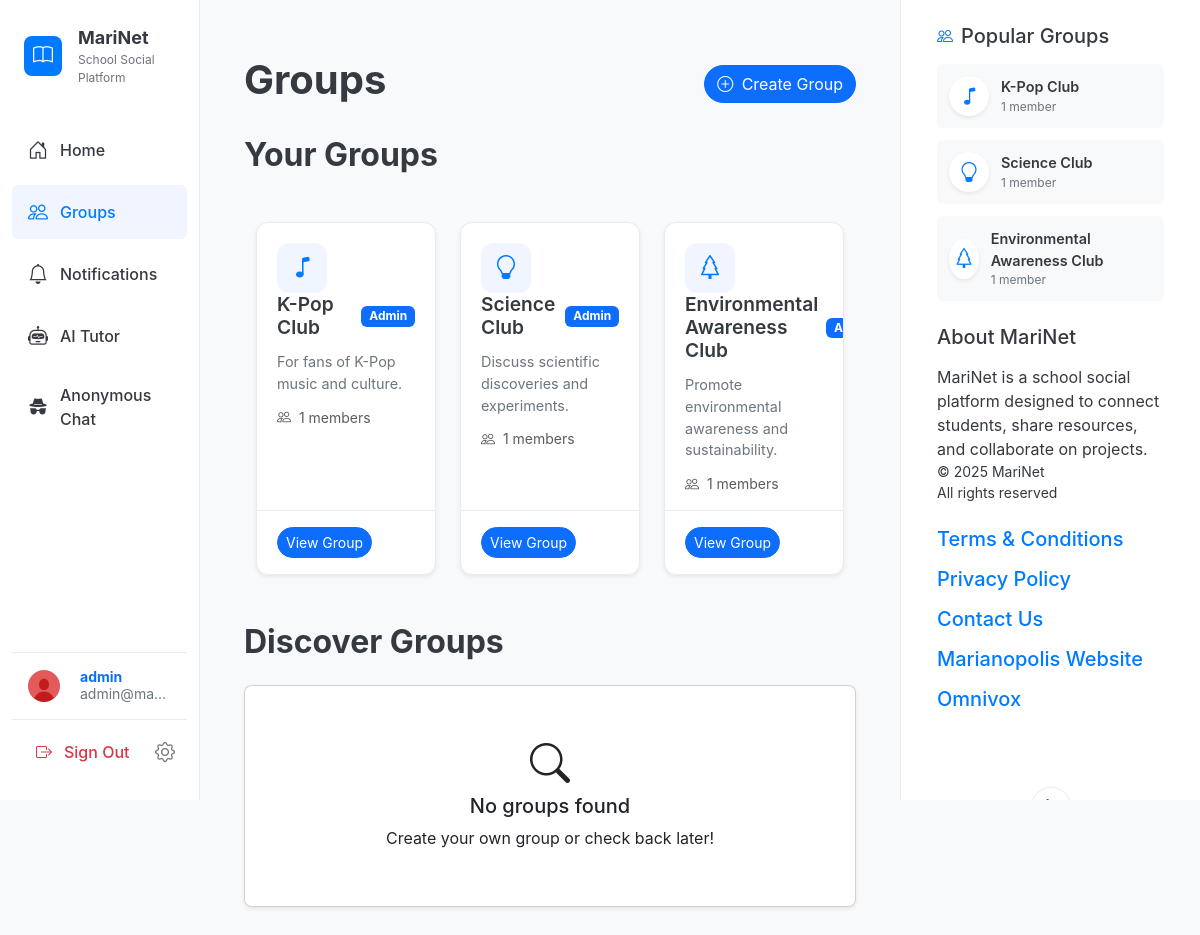
/groups (signed in), run on the app's committed database.
### app.py (models this page shows, shortened)
class User(db.Model, UserMixin):
    id = db.Column(db.String(36), primary_key=True, default=lambda: str(uuid.uuid4()))
    username = db.Column(db.String(80), unique=True, nullable=False)
    email = db.Column(db.String(120), unique=True, nullable=False)
    password = db.Column(db.String(200), nullable=False)
    avatar_url = db.Column(db.String(500), nullable=True, default='/static/default_avatar.jpg')
    bio = db.Column(db.Text, nullable=True)
    created_at = db.Column(db.DateTime, default=get_est_time)
    posts = db.relationship('Post', backref='user', lazy=True)
    group_posts = db.relationship('GroupPost', backref='user', lazy=True)
    groups = db.relationship('Group', secondary=group_members, backref=db.backref('members', lazy='dynamic'))

class Group(db.Model):
    id = db.Column(db.String(36), primary_key=True, default=lambda: str(uuid.uuid4()))
    name = db.Column(db.String(100), nullable=False)
    description = db.Column(db.Text, nullable=True)
    icon = db.Column(db.String(50), nullable=False, default='people')
    created_at = db.Column(db.DateTime, default=get_est_time)
    created_by = db.Column(db.String(36), db.ForeignKey('user.id'), nullable=False)
    posts = db.relationship('GroupPost', backref='group', lazy=True)
    @property
    def members_count(self):
        return self.members.count()
    def is_member(self, user):
        return self.members.filter_by(id=user.id).first() is not None
    def is_admin(self, user):
        membership = db.session.query(group_members).filter_by(
            user_id=user.id,
            group_id=self.id
        ).first()
        return membership and membership.is_admin if membership else False

### routes.py (the view, shortened to what this page needs)
@app.route('/groups')
def groups():
    all_groups = Group.query.all()
    user_groups = []
    other_groups = []
    if current_user.is_authenticated:
        for group in all_groups:
            if group.is_member(current_user):
                user_groups.append({
                    'id': group.id,
                    'name': group.name,
                    'icon': group.icon,
                    'members_count': group.members_count,
                    'description': group.description,
                    'is_admin': group.is_admin(current_user)
                })
    return render_template('groups.html', user_groups=user_groups, other_groups=other_groups)

### app.py (called while the page is built)
@app.context_processor
def inject_popular_groups():
    def get_popular_groups(limit=3):
        groups = Group.query.all()
        groups_sorted = sorted(
            groups,
            key=lambda g: g.members.count(),
            reverse=True
        )
        return groups_sorted[:limit]
    return dict(get_popular_groups=get_popular_groups)

@login_manager.user_loader
def load_user(user_id):
    return User.query.get(user_id)

### templates/groups.html (shortened to what this page needs)
{% extends "base.html" %}
{% block content %}
<div class="container py-4">
    <div class="d-flex justify-content-between align-items-center mb-4">
        <h1 class="fw-bold">Groups</h1>
        {% if current_user.is_authenticated %}
        <button type="button" class="btn btn-primary rounded-pill" data-bs-toggle="modal" data-bs-target="#createGroupModal">
            <i class="bi bi-plus-circle me-1"></i> Create Group
        </button>
        {% else %}
        <a href="{{ url_for('login') }}" class="btn btn-primary rounded-pill">
            <i class="bi bi-box-arrow-in-right me-1"></i> Login to Create Group
        </a>
        {% endif %}
    </div>
    {% if current_user.is_authenticated and user_groups %}
    <section class="mb-5">
        <h2 class="mb-4 fw-bold">Your Groups</h2>
        <div class="row g-4">
            {% for group in user_groups %}
            <div class="col-md-4 col-lg-4">
                <div class="group-card">
                    <div class="group-card-header">
                        <div class="icon-wrapper">
                            <i class="bi bi-{{ group.icon }}"></i>
                        </div>
                        <div class="d-flex align-items-center">
                            <h3 class="group-title">{{ group.name }}</h3>
                            {% if group.is_admin %}
                            <span class="badge bg-primary ms-2">Admin</span>
                            {% endif %}
                        </div>
                    </div>
                    <div class="group-card-body">
                        <p class="group-description">{{ group.description }}</p>
                        <p class="text-muted small"><i class="bi bi-people me-1"></i> {{ group.members_count }} members</p>
                    </div>
                    <div class="group-card-footer">
                        <a href="{{ url_for('group_detail', group_id=group.id) }}" class="btn btn-primary btn-sm rounded-pill">View Group</a>
                    </div>
                </div>
            </div>
            {% endfor %}
        </div>
    </section>
    {% endif %}
    <section>
        <h2 class="mb-4 fw-bold">Discover Groups</h2>
        {% if not other_groups %}
        <div class="card rounded-3 shadow-sm">
            <div class="card-body text-center py-5">
                <i class="bi bi-search fs-1 card-title mb-3"></i>
                <h5>No groups found</h5>
                <p class="card-title">
                    {% if current_user.is_authenticated %}
                    Create your own group or check back later!
                    {% else %}
                    Login to create your own group or check back later!
                    {% endif %}
                </p>
            </div>
        </div>
        {% endif %}
    </section>
</div>
{% endblock %}

### templates/base.html (shortened to what this page needs)
<!DOCTYPE html>
<html lang="en">
<head>
    <link href="https://cdn.jsdelivr.net/npm/bootstrap@5.3.0-alpha1/dist/css/bootstrap.min.css" rel="stylesheet">
    <link rel="stylesheet" href="https://cdn.jsdelivr.net/npm/bootstrap-icons@1.8.0/font/bootstrap-icons.css">
    <link rel="stylesheet" href="{{ url_for('static', filename='css/style.css') }}">
</head>
<body>
    <div class="container-fluid">
        <div class="row">
            {% if current_user.is_authenticated %}
            <div class="col-md-3 col-lg-2 sidebar-container p-0">
                <div class="sidebar py-3">
                    <div class="app-brand mb-4 ps-4">
                        <a href="{{ url_for('index') }}" class="text-decoration-none d-flex align-items-center">
                            <div class="app-logo">
                                <i class="bi bi-book text-white"></i>
                            </div>
                            <div class="ms-3">
                                <div class="app-name">MariNet</div>
                                <div class="app-subtitle">School Social Platform</div>
                            </div>
                        </a>
                    </div>
                    <ul class="nav flex-column">
                        <li class="nav-item">
                            <a class="nav-link {% if request.path == url_for('feed') or request.path == url_for('index') %}active{% endif %}"
                               href="{{ url_for('feed') }}">
                                <i class="bi bi-house-door"></i>
                                <span>Home</span>
                            </a>
                        </li>
                        <li class="nav-item">
                            <a class="nav-link {% if '/groups' in request.path and not '/groups/' in request.path %}active{% endif %}"
                               href="{{ url_for('groups') }}">
                                <i class="bi bi-people"></i>
                                <span>Groups</span>
                            </a>
                        </li>
                        <li class="nav-item">
                            <a class="nav-link {% if request.path == url_for('notifications') %}active{% endif %}"
                               href="{{ url_for('notifications') }}">
                                <i class="bi bi-bell"></i>
                                <span>Notifications</span>
                            </a>
                        </li>
                        <li class="nav-item">
                            <a class="nav-link {% if request.path == url_for('ai_tutor') %}active{% endif %}"
                               href="{{ url_for('ai_tutor') }}">
                                <i class="bi bi-robot"></i>
                                <span>AI Tutor</span>
                            </a>
                        </li>
                        <li class="nav-item">
                            <a class="nav-link {% if request.path == url_for('anonymous_chat') %}active{% endif %}"
                               href="{{ url_for('anonymous_chat') }}">
                                <i class="bi bi-incognito"></i>
                                <span>Anonymous Chat</span>
                            </a>
                        </li>
                    </ul>
                    <div class="profile-section mt-auto">
                        <a href="{{ url_for('profile', user_id=current_user.id) }}" class="user-profile-link">
                            <img src="{{ current_user.avatar_url }}" alt="{{ current_user.username }}" class="avatar-sm rounded-circle">
                            <div class="user-info">
                                <div class="username" title="{{ current_user.username }}">{{ current_user.username }}</div>
                                <div class="user-email" title="{{ current_user.email }}">{{ current_user.email }}</div>
                            </div>
                        </a>
                    </div>
                    <div class="logout-section">
                        <a href="{{ url_for('logout') }}" class="logout-link">
                            <i class="bi bi-box-arrow-right"></i>
                            <span>Sign Out</span>
                        </a>
                        <a href="{{ url_for('settings') }}" class="settings-link">
                            <i class="bi bi-gear"></i>
                        </a>
                    </div>
                </div>
            </div>
            {% endif %}
            <div class="col-md-{% if current_user.is_authenticated %}6{% else %}12{% endif %} col-lg-{% if current_user.is_authenticated %}7{% else %}12{% endif %} main-content">
                {% block content %}{% endblock %}
            </div>
            {% if current_user.is_authenticated %}
            <div class="col-md-3 col-lg-3 right-sidebar-container">
                <div class="right-sidebar p-4">
                    <div class="popular-groups mb-4">
                        <div class="section-header d-flex align-items-center mb-3">
                            <i class="bi bi-people text-primary me-2"></i>
                            <h5 class="mb-0">Popular Groups</h5>
                        </div>
                        <div class="group-list">
                            {% for group in get_popular_groups() %}
                                <a href="{{ url_for('groups', group_id=group.id) }}" class="group-item">
                                    <div class="group-icon">
                                        <i class="bi bi-{{ group.icon }}"></i>
                                    </div>
                                    <div class="group-info">
                                        <div class="group-name">{{ group.name }}</div>
                                        <div class="group-members">{{ group.members_count }} member{{ 's' if group.members_count != 1 else '' }}</div>
                                    </div>
                                </a>
                            {% else %}
                                <div class="text-muted small">No groups available</div>
                            {% endfor %}
                        </div>
                    </div>
                    <div class="about-section">
                        <h5 class="mb-3">About MariNet</h5>
                        <p class="card-title">MariNet is a school social platform designed to connect students, share resources, and collaborate on projects.</p>
                        <p class="card-title small mb-0">© 2025 MariNet<br>All rights reserved</p>
                    </div>
                    <div class="terms mt-4">
                        <h5 class="mb-3"><a href="{{ url_for('terms') }}" target="_blank">Terms & Conditions</a></h5>
                        <h5 class="mb-3"><a href="{{ url_for('privacy') }}" target="_blank">Privacy Policy</a></h5>
                        <h5 class="mb-3"><a href="{{ url_for('contact') }}" target="_blank">Contact Us</a></h5>
                        <h5 class="mb-3"><a href="https://www.marianopolis.edu/" target="_blank">Marianopolis Website</a></h5>
                        <h5 class="mb-3"><a href="https://marianopolis.omnivox.ca/Login/Account/Login?ReturnUrl=%2fintr%2f" target="_blank">Omnivox</a></h5>
                    </div>
                    <div class="theme-toggle-container">
                        <button id="theme-toggle" class="theme-toggle" aria-label="Toggle dark mode">
                            <i id="theme-toggle-icon" class="bi bi-moon"></i>
                        </button>
                    </div>
                </div>
            </div>
            {% endif %}
        </div>
    </div>
</body>
</html>

### data on the page
User: avatar_url (placeholder picture), username "admin", email "admin@ma…"
Group: name "K-Pop Club", description "For fans of K-Pop music and culture.", members_count "1"
Group: name "Science Club", description "Discuss scientific discoveries and experiments.", members_count "1"
Group: name "Environmental Awareness Club", description "Promote environmental awareness and sustainability.", members_count "1"
